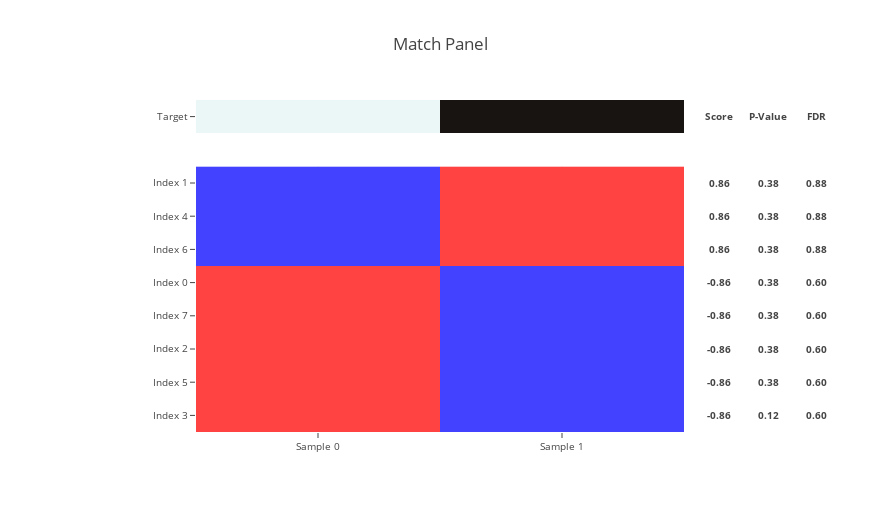
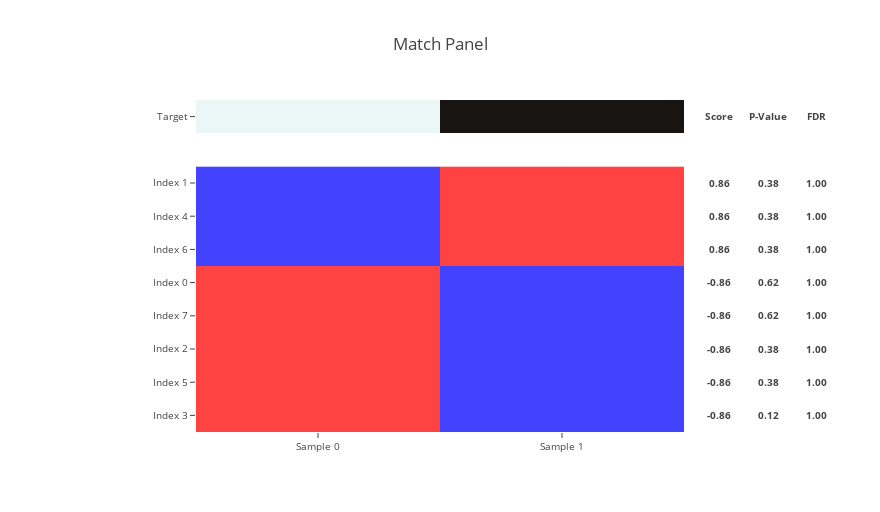
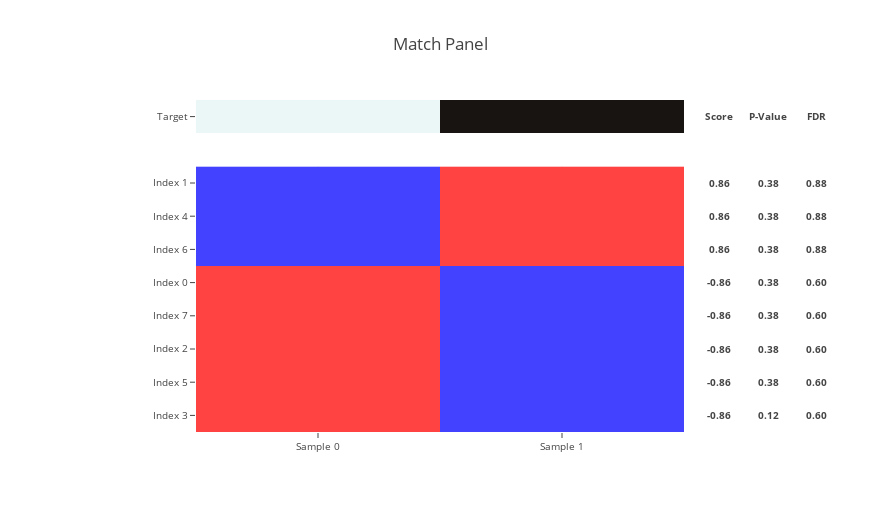

The code cell stored with these charts, in order, in its notebook:
### Code cell
target = [
    0,
    2,
]

target = pd.Series(
    target, 
    index=('Sample {}'.format(i) for i in range(len(target))),
)

n_row = 8

features = pd.DataFrame(
    np.random.random_sample(size=(
        n_row,
        target.size,
    )),
    index=('Index {}'.format(i) for i in range(n_row)),
    columns=target.index,
)

for random_seed in range(3):

    score_moe_p_value_fdr = make_match_panel(
        target,
        features,
        n_sampling=0,
        n_permutation=1,
        random_seed=random_seed,
        target_type='binary',
    )

### Figure 1 — Plotly figure (JSON) as saved in the notebook; plotly's stock layout.template omitted (floating-point values rounded to 4 significant figures; data arrays with more than 128 entries replaced by an {"elided": "..."} marker saying what was removed)
{"data": [{"colorscale": [[0, "#ebf6f7"], [1, "#171412"]], "showscale": false, "text": [["Sample 0", "Sample 1"]], "type": "heatmap", "uid": "21d38238-c656-46b5-88d5-64548cc5b350", "x": ["Sample 0", "Sample 1"], "y": ["Target"], "yaxis": "y2", "z": [[0, 2]]}, {"colorscale": {"elided": "256x2 mixed values"}, "showscale": false, "type": "heatmap", "uid": "e620018a-ccfc-4291-89a0-2616ed97e70a", "x": ["Sample 0", "Sample 1"], "y": ["Index 3", "Index 5", "Index 2", "Index 7", "Index 0", "Index 6", "Index 4", "Index 1"], "yaxis": "y", "z": [[1.0, -1.0], [1, -1], [1, -1], [1, -1], [1.0, -1.0], [-1, 1], [-1, 1], [-1, 1]], "zmax": 1.0, "zmin": -1.0}], "layout": {"annotations": [{"font": {"size": 9.6}, "showarrow": false, "text": "<b>Score</b>", "width": 64, "x": 1.002, "xanchor": "left", "xref": "paper", "y": 0.95, "yanchor": "middle", "yref": "paper"}, {"font": {"size": 9.6}, "showarrow": false, "text": "<b>0.86</b>", "width": 64, "x": 1.002, "xanchor": "left", "xref": "paper", "y": 0.75, "yanchor": "middle", "yref": "paper"}, {"font": {"size": 9.6}, "showarrow": false, "text": "<b>0.86</b>", "width": 64, "x": 1.002, "xanchor": "left", "xref": "paper", "y": 0.65, "yanchor": "middle", "yref": "paper"}, {"font": {"size": 9.6}, "showarrow": false, "text": "<b>0.86</b>", "width": 64, "x": 1.002, "xanchor": "left", "xref": "paper", "y": 0.55, "yanchor": "middle", "yref": "paper"}, {"font": {"size": 9.6}, "showarrow": false, "text": "<b>-0.86</b>", "width": 64, "x": 1.002, "xanchor": "left", "xref": "paper", "y": 0.45, "yanchor": "middle", "yref": "paper"}, {"font": {"size": 9.6}, "showarrow": false, "text": "<b>-0.86</b>", "width": 64, "x": 1.002, "xanchor": "left", "xref": "paper", "y": 0.35, "yanchor": "middle", "yref": "paper"}, {"font": {"size": 9.6}, "showarrow": false, "text": "<b>-0.86</b>", "width": 64, "x": 1.002, "xanchor": "left", "xref": "paper", "y": 0.25, "yanchor": "middle", "yref": "paper"}, {"font": {"size": 9.6}, "showarrow": false, "text": "<b>-0.86</b>", "width": 64, "x": 1.002, "xanchor": "left", "xref": "paper", "y": 0.15, "yanchor": "middle", "yref": "paper"}, {"font": {"size": 9.6}, "showarrow": false, "text": "<b>-0.86</b>", "width": 64, "x": 1.002, "xanchor": "left", "xref": "paper", "y": 0.05, "yanchor": "middle", "yref": "paper"}, {"font": {"size": 9.6}, "showarrow": false, "text": "<b>P-Value</b>", "width": 64, "x": 1.102, "xanchor": "left", "xref": "paper", "y": 0.95, "yanchor": "middle", "yref": "paper"}, {"font": {"size": 9.6}, "showarrow": false, "text": "<b>0.38</b>", "width": 64, "x": 1.102, "xanchor": "left", "xref": "paper", "y": 0.75, "yanchor": "middle", "yref": "paper"}, {"font": {"size": 9.6}, "showarrow": false, "text": "<b>0.38</b>", "width": 64, "x": 1.102, "xanchor": "left", "xref": "paper", "y": 0.65, "yanchor": "middle", "yref": "paper"}, {"font": {"size": 9.6}, "showarrow": false, "text": "<b>0.38</b>", "width": 64, "x": 1.102, "xanchor": "left", "xref": "paper", "y": 0.55, "yanchor": "middle", "yref": "paper"}, {"font": {"size": 9.6}, "showarrow": false, "text": "<b>0.38</b>", "width": 64, "x": 1.102, "xanchor": "left", "xref": "paper", "y": 0.45, "yanchor": "middle", "yref": "paper"}, {"font": {"size": 9.6}, "showarrow": false, "text": "<b>0.38</b>", "width": 64, "x": 1.102, "xanchor": "left", "xref": "paper", "y": 0.35, "yanchor": "middle", "yref": "paper"}, {"font": {"size": 9.6}, "showarrow": false, "text": "<b>0.38</b>", "width": 64, "x": 1.102, "xanchor": "left", "xref": "paper", "y": 0.25, "yanchor": "middle", "yref": "paper"}, {"font": {"size": 9.6}, "showarrow": false, "text": "<b>0.38</b>", "width": 64, "x": 1.102, "xanchor": "left", "xref": "paper", "y": 0.15, "yanchor": "middle", "yref": "paper"}, {"font": {"size": 9.6}, "showarrow": false, "text": "<b>0.12</b>", "width": 64, "x": 1.102, "xanchor": "left", "xref": "paper", "y": 0.05, "yanchor": "middle", "yref": "paper"}, {"font": {"size": 9.6}, "showarrow": false, "text": "<b>FDR</b>", "width": 64, "x": 1.202, "xanchor": "left", "xref": "paper", "y": 0.95, "yanchor": "middle", "yref": "paper"}, {"font": {"size": 9.6}, "showarrow": false, "text": "<b>0.88</b>", "width": 64, "x": 1.202, "xanchor": "left", "xref": "paper", "y": 0.75, "yanchor": "middle", "yref": "paper"}, {"font": {"size": 9.6}, "showarrow": false, "text": "<b>0.88</b>", "width": 64, "x": 1.202, "xanchor": "left", "xref": "paper", "y": 0.65, "yanchor": "middle", "yref": "paper"}, {"font": {"size": 9.6}, "showarrow": false, "text": "<b>0.88</b>", "width": 64, "x": 1.202, "xanchor": "left", "xref": "paper", "y": 0.55, "yanchor": "middle", "yref": "paper"}, {"font": {"size": 9.6}, "showarrow": false, "text": "<b>0.60</b>", "width": 64, "x": 1.202, "xanchor": "left", "xref": "paper", "y": 0.45, "yanchor": "middle", "yref": "paper"}, {"font": {"size": 9.6}, "showarrow": false, "text": "<b>0.60</b>", "width": 64, "x": 1.202, "xanchor": "left", "xref": "paper", "y": 0.35, "yanchor": "middle", "yref": "paper"}, {"font": {"size": 9.6}, "showarrow": false, "text": "<b>0.60</b>", "width": 64, "x": 1.202, "xanchor": "left", "xref": "paper", "y": 0.25, "yanchor": "middle", "yref": "paper"}, {"font": {"size": 9.6}, "showarrow": false, "text": "<b>0.60</b>", "width": 64, "x": 1.202, "xanchor": "left", "xref": "paper", "y": 0.15, "yanchor": "middle", "yref": "paper"}, {"font": {"size": 9.6}, "showarrow": false, "text": "<b>0.60</b>", "width": 64, "x": 1.202, "xanchor": "left", "xref": "paper", "y": 0.05, "yanchor": "middle", "yref": "paper"}], "height": 512, "margin": {"l": 196, "r": 196}, "title": "Match Panel", "width": 880, "xaxis": {"anchor": "y", "tickfont": {"size": 9.6}}, "yaxis": {"domain": [0, 0.8], "dtick": 1, "tickfont": {"size": 9.6}}, "yaxis2": {"domain": [0.9, 1], "tickfont": {"size": 9.6}}}}

### Figure 2 — Plotly figure (JSON) as saved in the notebook; plotly's stock layout.template omitted (floating-point values rounded to 4 significant figures; data arrays with more than 128 entries replaced by an {"elided": "..."} marker saying what was removed)
{"data": [{"colorscale": [[0, "#ebf6f7"], [1, "#171412"]], "showscale": false, "text": [["Sample 0", "Sample 1"]], "type": "heatmap", "uid": "cb8ac2ca-2418-4adf-9645-3bc511f0995b", "x": ["Sample 0", "Sample 1"], "y": ["Target"], "yaxis": "y2", "z": [[0, 2]]}, {"colorscale": {"elided": "256x2 mixed values"}, "showscale": false, "type": "heatmap", "uid": "df76ce56-4210-4ab3-bcb3-16736646739a", "x": ["Sample 0", "Sample 1"], "y": ["Index 3", "Index 5", "Index 2", "Index 7", "Index 0", "Index 6", "Index 4", "Index 1"], "yaxis": "y", "z": [[1.0, -1.0], [1, -1], [1, -1], [1, -1], [1.0, -1.0], [-1, 1], [-1, 1], [-1, 1]], "zmax": 1.0, "zmin": -1.0}], "layout": {"annotations": [{"font": {"size": 9.6}, "showarrow": false, "text": "<b>Score</b>", "width": 64, "x": 1.002, "xanchor": "left", "xref": "paper", "y": 0.95, "yanchor": "middle", "yref": "paper"}, {"font": {"size": 9.6}, "showarrow": false, "text": "<b>0.86</b>", "width": 64, "x": 1.002, "xanchor": "left", "xref": "paper", "y": 0.75, "yanchor": "middle", "yref": "paper"}, {"font": {"size": 9.6}, "showarrow": false, "text": "<b>0.86</b>", "width": 64, "x": 1.002, "xanchor": "left", "xref": "paper", "y": 0.65, "yanchor": "middle", "yref": "paper"}, {"font": {"size": 9.6}, "showarrow": false, "text": "<b>0.86</b>", "width": 64, "x": 1.002, "xanchor": "left", "xref": "paper", "y": 0.55, "yanchor": "middle", "yref": "paper"}, {"font": {"size": 9.6}, "showarrow": false, "text": "<b>-0.86</b>", "width": 64, "x": 1.002, "xanchor": "left", "xref": "paper", "y": 0.45, "yanchor": "middle", "yref": "paper"}, {"font": {"size": 9.6}, "showarrow": false, "text": "<b>-0.86</b>", "width": 64, "x": 1.002, "xanchor": "left", "xref": "paper", "y": 0.35, "yanchor": "middle", "yref": "paper"}, {"font": {"size": 9.6}, "showarrow": false, "text": "<b>-0.86</b>", "width": 64, "x": 1.002, "xanchor": "left", "xref": "paper", "y": 0.25, "yanchor": "middle", "yref": "paper"}, {"font": {"size": 9.6}, "showarrow": false, "text": "<b>-0.86</b>", "width": 64, "x": 1.002, "xanchor": "left", "xref": "paper", "y": 0.15, "yanchor": "middle", "yref": "paper"}, {"font": {"size": 9.6}, "showarrow": false, "text": "<b>-0.86</b>", "width": 64, "x": 1.002, "xanchor": "left", "xref": "paper", "y": 0.05, "yanchor": "middle", "yref": "paper"}, {"font": {"size": 9.6}, "showarrow": false, "text": "<b>P-Value</b>", "width": 64, "x": 1.102, "xanchor": "left", "xref": "paper", "y": 0.95, "yanchor": "middle", "yref": "paper"}, {"font": {"size": 9.6}, "showarrow": false, "text": "<b>0.38</b>", "width": 64, "x": 1.102, "xanchor": "left", "xref": "paper", "y": 0.75, "yanchor": "middle", "yref": "paper"}, {"font": {"size": 9.6}, "showarrow": false, "text": "<b>0.38</b>", "width": 64, "x": 1.102, "xanchor": "left", "xref": "paper", "y": 0.65, "yanchor": "middle", "yref": "paper"}, {"font": {"size": 9.6}, "showarrow": false, "text": "<b>0.38</b>", "width": 64, "x": 1.102, "xanchor": "left", "xref": "paper", "y": 0.55, "yanchor": "middle", "yref": "paper"}, {"font": {"size": 9.6}, "showarrow": false, "text": "<b>0.62</b>", "width": 64, "x": 1.102, "xanchor": "left", "xref": "paper", "y": 0.45, "yanchor": "middle", "yref": "paper"}, {"font": {"size": 9.6}, "showarrow": false, "text": "<b>0.62</b>", "width": 64, "x": 1.102, "xanchor": "left", "xref": "paper", "y": 0.35, "yanchor": "middle", "yref": "paper"}, {"font": {"size": 9.6}, "showarrow": false, "text": "<b>0.38</b>", "width": 64, "x": 1.102, "xanchor": "left", "xref": "paper", "y": 0.25, "yanchor": "middle", "yref": "paper"}, {"font": {"size": 9.6}, "showarrow": false, "text": "<b>0.38</b>", "width": 64, "x": 1.102, "xanchor": "left", "xref": "paper", "y": 0.15, "yanchor": "middle", "yref": "paper"}, {"font": {"size": 9.6}, "showarrow": false, "text": "<b>0.12</b>", "width": 64, "x": 1.102, "xanchor": "left", "xref": "paper", "y": 0.05, "yanchor": "middle", "yref": "paper"}, {"font": {"size": 9.6}, "showarrow": false, "text": "<b>FDR</b>", "width": 64, "x": 1.202, "xanchor": "left", "xref": "paper", "y": 0.95, "yanchor": "middle", "yref": "paper"}, {"font": {"size": 9.6}, "showarrow": false, "text": "<b>1.00</b>", "width": 64, "x": 1.202, "xanchor": "left", "xref": "paper", "y": 0.75, "yanchor": "middle", "yref": "paper"}, {"font": {"size": 9.6}, "showarrow": false, "text": "<b>1.00</b>", "width": 64, "x": 1.202, "xanchor": "left", "xref": "paper", "y": 0.65, "yanchor": "middle", "yref": "paper"}, {"font": {"size": 9.6}, "showarrow": false, "text": "<b>1.00</b>", "width": 64, "x": 1.202, "xanchor": "left", "xref": "paper", "y": 0.55, "yanchor": "middle", "yref": "paper"}, {"font": {"size": 9.6}, "showarrow": false, "text": "<b>1.00</b>", "width": 64, "x": 1.202, "xanchor": "left", "xref": "paper", "y": 0.45, "yanchor": "middle", "yref": "paper"}, {"font": {"size": 9.6}, "showarrow": false, "text": "<b>1.00</b>", "width": 64, "x": 1.202, "xanchor": "left", "xref": "paper", "y": 0.35, "yanchor": "middle", "yref": "paper"}, {"font": {"size": 9.6}, "showarrow": false, "text": "<b>1.00</b>", "width": 64, "x": 1.202, "xanchor": "left", "xref": "paper", "y": 0.25, "yanchor": "middle", "yref": "paper"}, {"font": {"size": 9.6}, "showarrow": false, "text": "<b>1.00</b>", "width": 64, "x": 1.202, "xanchor": "left", "xref": "paper", "y": 0.15, "yanchor": "middle", "yref": "paper"}, {"font": {"size": 9.6}, "showarrow": false, "text": "<b>1.00</b>", "width": 64, "x": 1.202, "xanchor": "left", "xref": "paper", "y": 0.05, "yanchor": "middle", "yref": "paper"}], "height": 512, "margin": {"l": 196, "r": 196}, "title": "Match Panel", "width": 880, "xaxis": {"anchor": "y", "tickfont": {"size": 9.6}}, "yaxis": {"domain": [0, 0.8], "dtick": 1, "tickfont": {"size": 9.6}}, "yaxis2": {"domain": [0.9, 1], "tickfont": {"size": 9.6}}}}

### Figure 3 — Plotly figure (JSON) as saved in the notebook; plotly's stock layout.template omitted (floating-point values rounded to 4 significant figures; data arrays with more than 128 entries replaced by an {"elided": "..."} marker saying what was removed)
{"data": [{"colorscale": [[0, "#ebf6f7"], [1, "#171412"]], "showscale": false, "text": [["Sample 0", "Sample 1"]], "type": "heatmap", "uid": "c4e2eff1-b040-4d74-b6bc-cb2e401fb605", "x": ["Sample 0", "Sample 1"], "y": ["Target"], "yaxis": "y2", "z": [[0, 2]]}, {"colorscale": {"elided": "256x2 mixed values"}, "showscale": false, "type": "heatmap", "uid": "3dc85054-ac78-42e2-8f3a-9132cd0c2752", "x": ["Sample 0", "Sample 1"], "y": ["Index 3", "Index 5", "Index 2", "Index 7", "Index 0", "Index 6", "Index 4", "Index 1"], "yaxis": "y", "z": [[1.0, -1.0], [1, -1], [1, -1], [1, -1], [1.0, -1.0], [-1, 1], [-1, 1], [-1, 1]], "zmax": 1.0, "zmin": -1.0}], "layout": {"annotations": [{"font": {"size": 9.6}, "showarrow": false, "text": "<b>Score</b>", "width": 64, "x": 1.002, "xanchor": "left", "xref": "paper", "y": 0.95, "yanchor": "middle", "yref": "paper"}, {"font": {"size": 9.6}, "showarrow": false, "text": "<b>0.86</b>", "width": 64, "x": 1.002, "xanchor": "left", "xref": "paper", "y": 0.75, "yanchor": "middle", "yref": "paper"}, {"font": {"size": 9.6}, "showarrow": false, "text": "<b>0.86</b>", "width": 64, "x": 1.002, "xanchor": "left", "xref": "paper", "y": 0.65, "yanchor": "middle", "yref": "paper"}, {"font": {"size": 9.6}, "showarrow": false, "text": "<b>0.86</b>", "width": 64, "x": 1.002, "xanchor": "left", "xref": "paper", "y": 0.55, "yanchor": "middle", "yref": "paper"}, {"font": {"size": 9.6}, "showarrow": false, "text": "<b>-0.86</b>", "width": 64, "x": 1.002, "xanchor": "left", "xref": "paper", "y": 0.45, "yanchor": "middle", "yref": "paper"}, {"font": {"size": 9.6}, "showarrow": false, "text": "<b>-0.86</b>", "width": 64, "x": 1.002, "xanchor": "left", "xref": "paper", "y": 0.35, "yanchor": "middle", "yref": "paper"}, {"font": {"size": 9.6}, "showarrow": false, "text": "<b>-0.86</b>", "width": 64, "x": 1.002, "xanchor": "left", "xref": "paper", "y": 0.25, "yanchor": "middle", "yref": "paper"}, {"font": {"size": 9.6}, "showarrow": false, "text": "<b>-0.86</b>", "width": 64, "x": 1.002, "xanchor": "left", "xref": "paper", "y": 0.15, "yanchor": "middle", "yref": "paper"}, {"font": {"size": 9.6}, "showarrow": false, "text": "<b>-0.86</b>", "width": 64, "x": 1.002, "xanchor": "left", "xref": "paper", "y": 0.05, "yanchor": "middle", "yref": "paper"}, {"font": {"size": 9.6}, "showarrow": false, "text": "<b>P-Value</b>", "width": 64, "x": 1.102, "xanchor": "left", "xref": "paper", "y": 0.95, "yanchor": "middle", "yref": "paper"}, {"font": {"size": 9.6}, "showarrow": false, "text": "<b>0.38</b>", "width": 64, "x": 1.102, "xanchor": "left", "xref": "paper", "y": 0.75, "yanchor": "middle", "yref": "paper"}, {"font": {"size": 9.6}, "showarrow": false, "text": "<b>0.38</b>", "width": 64, "x": 1.102, "xanchor": "left", "xref": "paper", "y": 0.65, "yanchor": "middle", "yref": "paper"}, {"font": {"size": 9.6}, "showarrow": false, "text": "<b>0.38</b>", "width": 64, "x": 1.102, "xanchor": "left", "xref": "paper", "y": 0.55, "yanchor": "middle", "yref": "paper"}, {"font": {"size": 9.6}, "showarrow": false, "text": "<b>0.38</b>", "width": 64, "x": 1.102, "xanchor": "left", "xref": "paper", "y": 0.45, "yanchor": "middle", "yref": "paper"}, {"font": {"size": 9.6}, "showarrow": false, "text": "<b>0.38</b>", "width": 64, "x": 1.102, "xanchor": "left", "xref": "paper", "y": 0.35, "yanchor": "middle", "yref": "paper"}, {"font": {"size": 9.6}, "showarrow": false, "text": "<b>0.38</b>", "width": 64, "x": 1.102, "xanchor": "left", "xref": "paper", "y": 0.25, "yanchor": "middle", "yref": "paper"}, {"font": {"size": 9.6}, "showarrow": false, "text": "<b>0.38</b>", "width": 64, "x": 1.102, "xanchor": "left", "xref": "paper", "y": 0.15, "yanchor": "middle", "yref": "paper"}, {"font": {"size": 9.6}, "showarrow": false, "text": "<b>0.12</b>", "width": 64, "x": 1.102, "xanchor": "left", "xref": "paper", "y": 0.05, "yanchor": "middle", "yref": "paper"}, {"font": {"size": 9.6}, "showarrow": false, "text": "<b>FDR</b>", "width": 64, "x": 1.202, "xanchor": "left", "xref": "paper", "y": 0.95, "yanchor": "middle", "yref": "paper"}, {"font": {"size": 9.6}, "showarrow": false, "text": "<b>0.88</b>", "width": 64, "x": 1.202, "xanchor": "left", "xref": "paper", "y": 0.75, "yanchor": "middle", "yref": "paper"}, {"font": {"size": 9.6}, "showarrow": false, "text": "<b>0.88</b>", "width": 64, "x": 1.202, "xanchor": "left", "xref": "paper", "y": 0.65, "yanchor": "middle", "yref": "paper"}, {"font": {"size": 9.6}, "showarrow": false, "text": "<b>0.88</b>", "width": 64, "x": 1.202, "xanchor": "left", "xref": "paper", "y": 0.55, "yanchor": "middle", "yref": "paper"}, {"font": {"size": 9.6}, "showarrow": false, "text": "<b>0.60</b>", "width": 64, "x": 1.202, "xanchor": "left", "xref": "paper", "y": 0.45, "yanchor": "middle", "yref": "paper"}, {"font": {"size": 9.6}, "showarrow": false, "text": "<b>0.60</b>", "width": 64, "x": 1.202, "xanchor": "left", "xref": "paper", "y": 0.35, "yanchor": "middle", "yref": "paper"}, {"font": {"size": 9.6}, "showarrow": false, "text": "<b>0.60</b>", "width": 64, "x": 1.202, "xanchor": "left", "xref": "paper", "y": 0.25, "yanchor": "middle", "yref": "paper"}, {"font": {"size": 9.6}, "showarrow": false, "text": "<b>0.60</b>", "width": 64, "x": 1.202, "xanchor": "left", "xref": "paper", "y": 0.15, "yanchor": "middle", "yref": "paper"}, {"font": {"size": 9.6}, "showarrow": false, "text": "<b>0.60</b>", "width": 64, "x": 1.202, "xanchor": "left", "xref": "paper", "y": 0.05, "yanchor": "middle", "yref": "paper"}], "height": 512, "margin": {"l": 196, "r": 196}, "title": "Match Panel", "width": 880, "xaxis": {"anchor": "y", "tickfont": {"size": 9.6}}, "yaxis": {"domain": [0, 0.8], "dtick": 1, "tickfont": {"size": 9.6}}, "yaxis2": {"domain": [0.9, 1], "tickfont": {"size": 9.6}}}}
